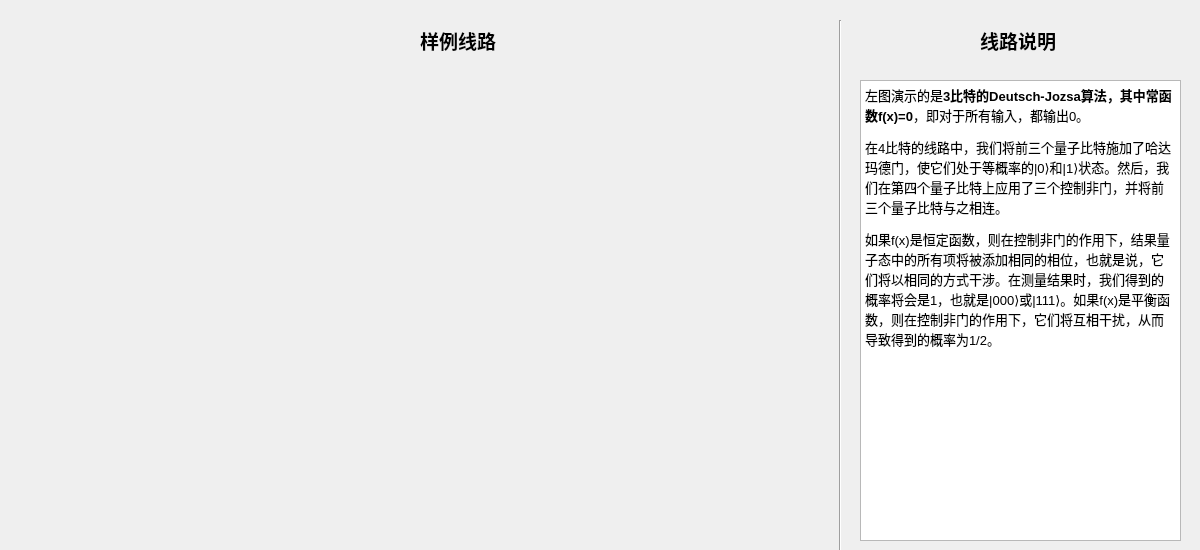
<?xml version="1.0" encoding="UTF-8"?>
<ui version="4.0">
 <class>example3</class>
 <widget class="QWidget" name="example3">
  <property name="geometry">
   <rect>
    <x>0</x>
    <y>0</y>
    <width>1200</width>
    <height>550</height>
   </rect>
  </property>
  <property name="windowTitle">
   <string>Form</string>
  </property>
  <widget class="Line" name="line">
   <property name="geometry">
    <rect>
     <x>830</x>
     <y>20</y>
     <width>20</width>
     <height>531</height>
    </rect>
   </property>
   <property name="orientation">
    <enum>Qt::Vertical</enum>
   </property>
  </widget>
  <widget class="QLabel" name="title2">
   <property name="geometry">
    <rect>
     <x>980</x>
     <y>30</y>
     <width>101</width>
     <height>21</height>
    </rect>
   </property>
   <property name="font">
    <font>
     <pointsize>14</pointsize>
     <weight>75</weight>
     <bold>true</bold>
    </font>
   </property>
   <property name="text">
    <string>线路说明</string>
   </property>
  </widget>
  <widget class="QLabel" name="title1">
   <property name="geometry">
    <rect>
     <x>420</x>
     <y>30</y>
     <width>101</width>
     <height>21</height>
    </rect>
   </property>
   <property name="font">
    <font>
     <pointsize>14</pointsize>
     <weight>75</weight>
     <bold>true</bold>
    </font>
   </property>
   <property name="text">
    <string>样例线路</string>
   </property>
  </widget>
  <widget class="QTextEdit" name="textEdit">
   <property name="geometry">
    <rect>
     <x>860</x>
     <y>80</y>
     <width>321</width>
     <height>461</height>
    </rect>
   </property>
   <property name="html">
    <string>&lt;!DOCTYPE HTML PUBLIC &quot;-//W3C//DTD HTML 4.0//EN&quot; &quot;http://www.w3.org/TR/REC-html40/strict.dtd&quot;&gt;
&lt;html&gt;&lt;head&gt;&lt;meta name=&quot;qrichtext&quot; content=&quot;1&quot; /&gt;&lt;style type=&quot;text/css&quot;&gt;
p, li { white-space: pre-wrap; }
&lt;/style&gt;&lt;/head&gt;&lt;body style=&quot; font-family:'SimSun'; font-size:9pt; font-weight:400; font-style:normal;&quot;&gt;
&lt;p style=&quot; margin-top:0px; margin-bottom:0px; margin-left:0px; margin-right:0px; -qt-block-indent:0; text-indent:0px;&quot;&gt;&lt;span style=&quot; font-family:'SimSun'; font-size:10pt;&quot;&gt;左图演示的是&lt;/span&gt;&lt;span style=&quot; font-family:'SimSun'; font-size:10pt; font-weight:600;&quot;&gt;3比特的Deutsch-Jozsa算法，其中常函数f(x)=0&lt;/span&gt;&lt;span style=&quot; font-family:'SimSun'; font-size:10pt;&quot;&gt;，即对于所有输入，都输出0。&lt;/span&gt;&lt;/p&gt;
&lt;p style=&quot; margin-top:12px; margin-bottom:12px; margin-left:0px; margin-right:0px; -qt-block-indent:0; text-indent:0px;&quot;&gt;&lt;span style=&quot; font-family:'SimSun'; font-size:10pt;&quot;&gt;在4比特的线路中，我们将前三个量子比特施加了哈达玛德门，使它们处于等概率的|0⟩和|1⟩状态。然后，我们在第四个量子比特上应用了三个控制非门，并将前三个量子比特与之相连。&lt;/span&gt;&lt;/p&gt;
&lt;p style=&quot; margin-top:12px; margin-bottom:12px; margin-left:0px; margin-right:0px; -qt-block-indent:0; text-indent:0px;&quot;&gt;&lt;span style=&quot; font-family:'SimSun'; font-size:10pt;&quot;&gt;如果f(x)是恒定函数，则在控制非门的作用下，结果量子态中的所有项将被添加相同的相位，也就是说，它们将以相同的方式干涉。在测量结果时，我们得到的概率将会是1，也就是|000⟩或|111⟩。如果f(x)是平衡函数，则在控制非门的作用下，它们将互相干扰，从而导致得到的概率为1/2。&lt;/span&gt;&lt;/p&gt;&lt;/body&gt;&lt;/html&gt;</string>
   </property>
  </widget>
  <widget class="QLabel" name="image">
   <property name="geometry">
    <rect>
     <x>20</x>
     <y>60</y>
     <width>811</width>
     <height>471</height>
    </rect>
   </property>
   <property name="text">
    <string/>
   </property>
   <property name="pixmap">
    <pixmap resource="gates/images.qrc">:/example3.png</pixmap>
   </property>
  </widget>
 </widget>
 <resources>
  <include location="gates/images.qrc"/>
 </resources>
 <connections/>
</ui>
